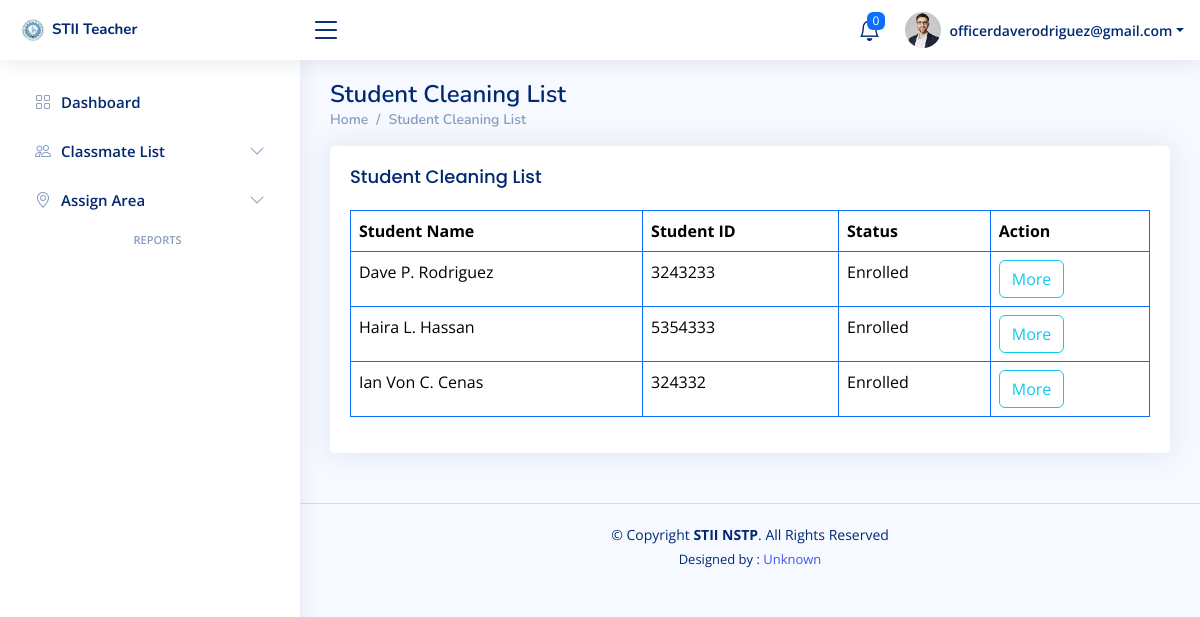
/Coordinator/Officer/sc_list.php (signed in), run on the app's committed database.
### tables this page shows
CREATE TABLE `students` (
  `s_id` int(11) NOT NULL,
  `full_name` varchar(255) NOT NULL,
  `student_id` varchar(255) NOT NULL,
  `d_id` int(11) NOT NULL,
  `c_id` int(11) NOT NULL,
  `section` varchar(255) NOT NULL,
  `n_id` int(11) NOT NULL,
  `status` varchar(255) NOT NULL DEFAULT 'Enrolled',
  `address` varchar(255) NOT NULL,
  `gender` varchar(255) NOT NULL,
  `age` varchar(255) NOT NULL,
  `birthdate` varchar(255) NOT NULL,
  `civil_status` varchar(255) NOT NULL,
  `profile_picture` varchar(255) NOT NULL,
  `valid_id` varchar(255) NOT NULL,
  `email` varchar(255) NOT NULL,
  `contact_number` varchar(255) NOT NULL,
  `date` timestamp NOT NULL DEFAULT current_timestamp() ON UPDATE current_timestamp()
);

### Coordinator/Officer/sc_list.php (the view, shortened to what this page needs)
<?php
if (isset($_SESSION['email']) && isset($_SESSION['o_id']) && ($_SESSION['password']) ) {
?>
<!DOCTYPE html>
<html lang="en">
<head>
  <link href="assets/vendor/bootstrap/css/bootstrap.min.css" rel="stylesheet">
  <link href="assets/vendor/bootstrap-icons/bootstrap-icons.css" rel="stylesheet">
  <link href="assets/vendor/boxicons/css/boxicons.min.css" rel="stylesheet">
  <link href="assets/vendor/quill/quill.snow.css" rel="stylesheet">
  <link href="assets/vendor/quill/quill.bubble.css" rel="stylesheet">
  <link href="assets/vendor/remixicon/remixicon.css" rel="stylesheet">
  <link href="assets/vendor/simple-datatables/style.css" rel="stylesheet">
  <link href="assets/css/style.css" rel="stylesheet">
</head>
<body>
<?php include 'Include/header.php'; ?>
<?php include 'Include/sidebar.php'; ?>
  <main id="main" class="main">
    <div class="pagetitle">
      <h1>Student Cleaning List</h1>
      <nav>
        <ol class="breadcrumb">
          <li class="breadcrumb-item"><a href="dashboard.php">Home</a></li>
          <li class="breadcrumb-item">Student Cleaning List</li>
        </ol>
      </nav>
    </div>
    <section class="section">
      <div class="row">
        <div class="col-lg-12">
          <div class="card">
            <div class="card-body">
              <div class="row">
              	<div class="col-lg-12">
              		<h5 class="card-title">Student Cleaning List</h5>
              	</div>
              </div>
              <table class="table table-bordered border-primary">
                <thead>
                  <tr>
                    <th scope="col">Student Name</th>
                    <th scope="col">Student ID</th>
                    <th scope="col">Status</th>
                    <th scope="col">Action</th>
                  </tr>
                </thead>
                <tbody>
                    <?php
include 'conn.php';
$o_id = $_SESSION['o_id'];
$query_officer = "SELECT d_id, c_id, section FROM officer WHERE o_id = '$o_id'";
$result_officer = mysqli_query($conn, $query_officer);
$officer_data = mysqli_fetch_assoc($result_officer);
if ($officer_data) {
    $d_id = $officer_data['d_id'];
    $c_id = $officer_data['c_id'];
    $section = $officer_data['section'];
    $query_students = "SELECT s_id, full_name, student_id, status FROM students
                       WHERE d_id = '$d_id'
                       AND c_id = '$c_id'
                       AND section = '$section'";
    $result_students = mysqli_query($conn, $query_students);
    ?>
        <?php while ($row = mysqli_fetch_assoc($result_students)) { ?>
        <tr>
            <td><?php echo htmlspecialchars($row['full_name']); ?></td>
            <td><?php echo htmlspecialchars($row['student_id']); ?></td>
            <td><?php echo htmlspecialchars($row['status']); ?></td>
            <td>
              <a href="st_info.php" class="btn btn-outline-info">More</a>
            </td>
        </tr>
        <?php } ?>
    <?php
} else {
    echo "No officer found with the given o_id.";
}
?>
                </tbody>
              </table>
            </div>
          </div>
        </div>
      </div>
    </section>
  </main>
  <footer id="footer" class="footer">
    <div class="copyright">
      &copy; Copyright <strong><span>STII NSTP</span></strong>. All Rights Reserved
    </div>
    <div class="credits">
      Designed by : <a href="#">Unknown</a>
    </div>
  </footer>
</body>
</html>
<?php
}else{
    header("Location: sign_in.php");
    exit();
}
?>

### Coordinator/Officer/assets/css/style.css (style rules this page uses)
:root { scroll-behavior: smooth; }
body { font-family: "Open Sans", sans-serif; background: #f6f9ff; color: #444444; }
a { color: #4154f1; text-decoration: none; }
h1, h2, h3, h4, h5, h6 { font-family: "Nunito", sans-serif; }
#main { margin-top: 60px; padding: 20px 30px; transition: all 0.3s; }
.pagetitle { margin-bottom: 10px; }
.pagetitle h1 { font-size: 24px; margin-bottom: 0; font-weight: 600; color: #012970; }
.card { margin-bottom: 30px; border: none; border-radius: 5px; box-shadow: 0px 0 30px rgba(1, 41, 112, 0.1); }
.card-title { padding: 20px 0 15px 0; font-size: 18px; font-weight: 500; color: #012970; font-family: "Poppins", sans-serif; }
.card-body { padding: 0 20px 20px 20px; }
.breadcrumb { font-size: 14px; font-family: "Nunito", sans-serif; color: #899bbd; font-weight: 600; }
.breadcrumb a { color: #899bbd; transition: 0.3s; }
.breadcrumb .breadcrumb-item::before { color: #899bbd; }
@media (min-width: 1200px) { #main, #footer { margin-left: 300px; } }
.footer { padding: 20px 0; font-size: 14px; transition: all 0.3s; border-top: 1px solid #cddfff; }
.footer .copyright { text-align: center; color: #012970; }
.footer .credits { padding-top: 5px; text-align: center; font-size: 13px; color: #012970; }

### data on the page
students: full_name "Dave P. Rodriguez", student "3243233", status "Enrolled"
students: full_name "Haira L. Hassan", student "5354333", status "Enrolled"
students: full_name "Ian Von C. Cenas", student "324332", status "Enrolled"

### other printed values
$notification_count "0"
$_SESSION['email'] "officerdaverodriguez@gmail.com"
